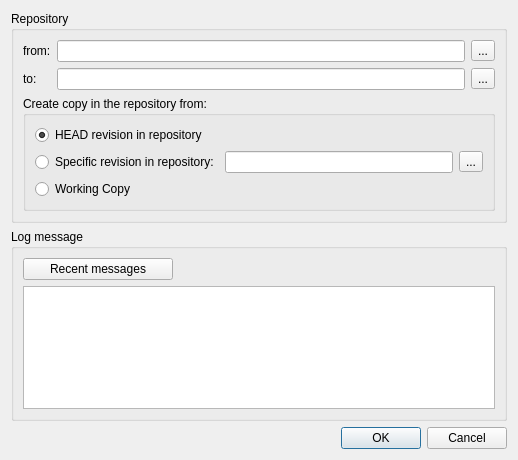
<?xml version="1.0" encoding="UTF-8"?>
<ui version="4.0">
 <class>SvnCopyDialog</class>
 <widget class="QDialog" name="SvnCopyDialog">
  <property name="geometry">
   <rect>
    <x>0</x>
    <y>0</y>
    <width>518</width>
    <height>460</height>
   </rect>
  </property>
  <property name="windowTitle">
   <string>SVN Copy (Branch/Tag)</string>
  </property>
  <layout class="QGridLayout" name="gridLayout_3">
   <item row="0" column="0">
    <widget class="QGroupBox" name="groupBox">
     <property name="title">
      <string>Repository</string>
     </property>
     <layout class="QGridLayout" name="gridLayout_2">
      <item row="0" column="0">
       <widget class="QLabel" name="label">
        <property name="text">
         <string>from:</string>
        </property>
       </widget>
      </item>
      <item row="0" column="1">
       <widget class="QLineEdit" name="uiSourceTXT"/>
      </item>
      <item row="0" column="2">
       <widget class="QToolButton" name="uiSourceBTN">
        <property name="text">
         <string>...</string>
        </property>
       </widget>
      </item>
      <item row="1" column="0">
       <widget class="QLabel" name="label_2">
        <property name="text">
         <string>to:</string>
        </property>
       </widget>
      </item>
      <item row="1" column="1">
       <widget class="QLineEdit" name="uiTargetTXT"/>
      </item>
      <item row="1" column="2">
       <widget class="QToolButton" name="uiTargetBTN">
        <property name="text">
         <string>...</string>
        </property>
       </widget>
      </item>
      <item row="2" column="0" colspan="3">
       <widget class="QGroupBox" name="groupBox_2">
        <property name="title">
         <string>Create copy in the repository from:</string>
        </property>
        <layout class="QVBoxLayout" name="verticalLayout">
         <item>
          <widget class="QRadioButton" name="uiHeadCHK">
           <property name="text">
            <string>HEAD revision in repository</string>
           </property>
           <property name="checked">
            <bool>true</bool>
           </property>
          </widget>
         </item>
         <item>
          <layout class="QHBoxLayout" name="horizontalLayout">
           <item>
            <widget class="QRadioButton" name="uiSepcificCHK">
             <property name="text">
              <string>Specific revision in repository:</string>
             </property>
            </widget>
           </item>
           <item>
            <widget class="QLineEdit" name="uiRevisionTXT"/>
           </item>
           <item>
            <widget class="QToolButton" name="uiRevisionBTN">
             <property name="text">
              <string>...</string>
             </property>
            </widget>
           </item>
          </layout>
         </item>
         <item>
          <widget class="QRadioButton" name="uiWorkingCHK">
           <property name="text">
            <string>Working Copy</string>
           </property>
          </widget>
         </item>
        </layout>
       </widget>
      </item>
     </layout>
    </widget>
   </item>
   <item row="1" column="0">
    <widget class="QGroupBox" name="groupBox_3">
     <property name="title">
      <string>Log message</string>
     </property>
     <layout class="QGridLayout" name="gridLayout">
      <item row="0" column="0">
       <widget class="QPushButton" name="uiMessageBTN">
        <property name="minimumSize">
         <size>
          <width>150</width>
          <height>0</height>
         </size>
        </property>
        <property name="text">
         <string>Recent messages</string>
        </property>
       </widget>
      </item>
      <item row="0" column="1">
       <spacer name="horizontalSpacer">
        <property name="orientation">
         <enum>Qt::Horizontal</enum>
        </property>
        <property name="sizeHint" stdset="0">
         <size>
          <width>315</width>
          <height>20</height>
         </size>
        </property>
       </spacer>
      </item>
      <item row="1" column="0" colspan="2">
       <widget class="QTextEdit" name="uiMessageTXT"/>
      </item>
     </layout>
    </widget>
   </item>
   <item row="2" column="0">
    <widget class="QDialogButtonBox" name="uiDialogBTNS">
     <property name="standardButtons">
      <set>QDialogButtonBox::Cancel|QDialogButtonBox::Ok</set>
     </property>
    </widget>
   </item>
  </layout>
 </widget>
 <tabstops>
  <tabstop>uiSourceTXT</tabstop>
  <tabstop>uiSourceBTN</tabstop>
  <tabstop>uiTargetTXT</tabstop>
  <tabstop>uiTargetBTN</tabstop>
  <tabstop>uiHeadCHK</tabstop>
  <tabstop>uiSepcificCHK</tabstop>
  <tabstop>uiRevisionTXT</tabstop>
  <tabstop>uiRevisionBTN</tabstop>
  <tabstop>uiWorkingCHK</tabstop>
  <tabstop>uiMessageBTN</tabstop>
  <tabstop>uiMessageTXT</tabstop>
  <tabstop>uiDialogBTNS</tabstop>
 </tabstops>
 <resources/>
 <connections>
  <connection>
   <sender>uiDialogBTNS</sender>
   <signal>accepted()</signal>
   <receiver>SvnCopyDialog</receiver>
   <slot>accept()</slot>
   <hints>
    <hint type="sourcelabel">
     <x>374</x>
     <y>432</y>
    </hint>
    <hint type="destinationlabel">
     <x>241</x>
     <y>455</y>
    </hint>
   </hints>
  </connection>
  <connection>
   <sender>uiDialogBTNS</sender>
   <signal>rejected()</signal>
   <receiver>SvnCopyDialog</receiver>
   <slot>reject()</slot>
   <hints>
    <hint type="sourcelabel">
     <x>484</x>
     <y>435</y>
    </hint>
    <hint type="destinationlabel">
     <x>454</x>
     <y>457</y>
    </hint>
   </hints>
  </connection>
 </connections>
</ui>
